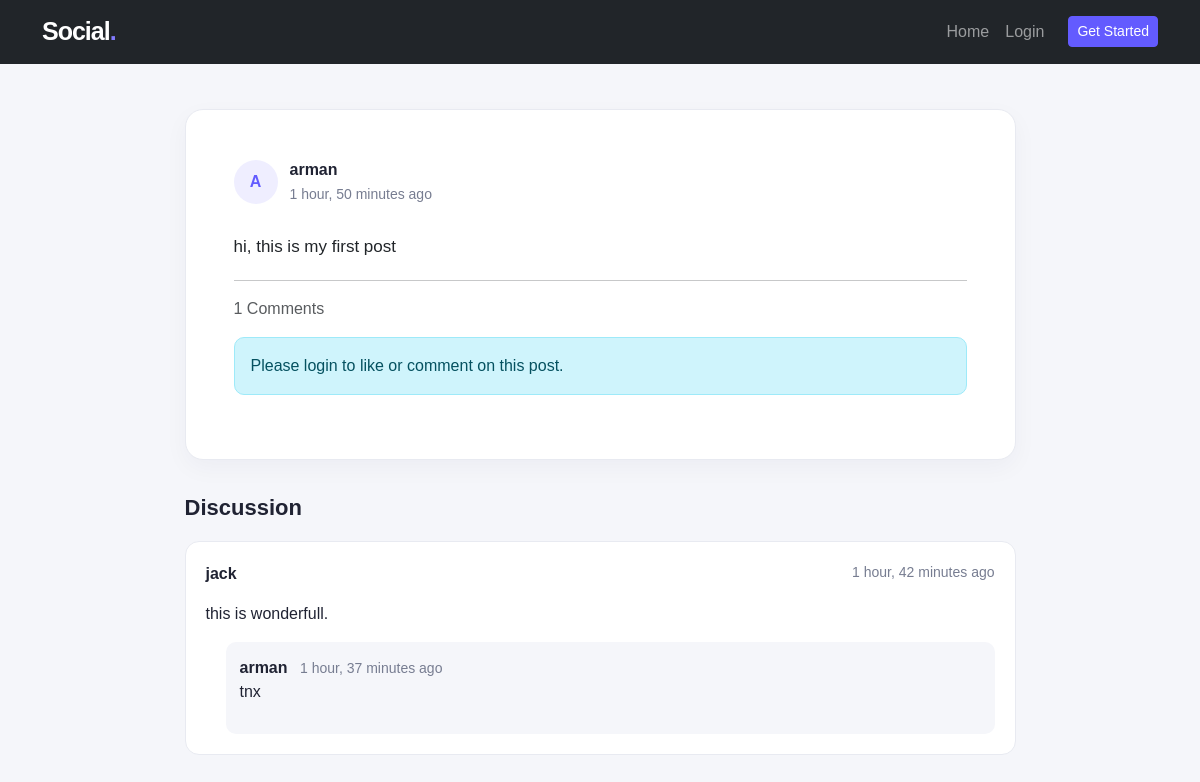
/post/1/hi-this-is-my-first-post, run on the app's committed database.
### home/models.py (models this page shows, shortened)
class Post(models.Model):
    user=models.ForeignKey(User,on_delete=models.CASCADE , related_name='posts')
    body=models.TextField()
    slug=models.SlugField()
    created=models.DateTimeField(auto_now_add=True)
    updated=models.DateTimeField(auto_now=True)
    class Meta:
        ordering=('-created','body')

class Comment(models.Model):
    user=models.ForeignKey(User, on_delete=models.CASCADE, related_name='ucomment')
    post=models.ForeignKey(Post, on_delete=models.CASCADE, related_name='pcomment')
    reply=models.ForeignKey('self', on_delete=models.CASCADE , related_name='rcomment', blank=True , null=True)
    is_reply=models.BooleanField(default=False)
    body=models.TextField(max_length=400)
    created=models.DateTimeField(auto_now_add=True)

### home/views.py (the view, shortened to what this page needs)
# urls.py: path('post/<int:post_id>/<slug:post_slug>',views.PostDetailView.as_view(), name='post_detail'),
class PostDetailView(View):
    form_class=CommentCreateForm
    form_class_reply=CommentReplyForm
    def setup(self, request, *args, **kwargs):
        self.post_instance=get_object_or_404(Post, pk=kwargs['post_id'],slug=kwargs['post_slug'])
        return super().setup(request, *args, **kwargs)
    def get(self, request, *args, **kwargs):
        comments=self.post_instance.pcomment.filter(is_reply=False)
        can_like=False
        if request.user.is_authenticated and self.post_instance.user_can_like(request.user):
            can_like=True
        return render(request,'home/detail.html', {'post':self.post_instance , 'comments':comments ,
                                                    'form':self.form_class ,'reply_form':self.form_class_reply , 'can_like':can_like})

### home/templates/home/detail.html (shortened to what this page needs)
{% extends 'base.html' %}
{% block content %}
<div class="row justify-content-center">
    <div class="col-lg-9">
        <article class="card detail-card">
            <div class="card-body p-4 p-md-5">
                <div class="post-author mb-4">
                    <div class="avatar-circle">
                        {{ post.user.username|first|upper }}
                    </div>
                    <div>
                        <a href="{% url 'account:user_profile' post.user.id %}"
                           class="author-name">
                            {{ post.user.username }}
                        </a>
                        <small>{{ post.updated|timesince }} ago</small>
                    </div>
                </div>
                <div class="post-content">
                    {{ post.body|linebreaks }}
                </div>
                <hr>
                <p class="text-muted">{{ comments.count }} Comments</p>
                {% if request.user.is_authenticated %}
                    <a href="{% url 'home:post_like' post.id %}"
                       class="btn btn-primary mb-4 {% if can_like %}disabled{% endif %}">
                        ♥ Like {{ post.likes_count }}
                    </a>
                    <form action="" method="post" class="comment-form">
                        {% csrf_token %}
                        {{ form.as_p }}
                        <button type="submit" class="btn btn-primary">
                            Send Comment
                        </button>
                    </form>
                {% else %}
                    <div class="alert alert-info">
                        Please login to like or comment on this post.
                    </div>
                {% endif %}
            </div>
        </article>
        <section class="comments-section">
            <h3>Discussion</h3>
            {% for comment in comments %}
                <div class="comment-card">
                    <div class="comment-header">
                        <strong>{{ comment.user }}</strong>
                        <small>{{ comment.created|timesince }} ago</small>
                    </div>
                    <p>{{ comment.body|linebreaks }}</p>
                    {% with replies=comment.rcomment.all %}
                        {% for reply in replies %}
                            <div class="reply-card">
                                <strong>{{ reply.user }}</strong>
                                <small>{{ reply.created|timesince }} ago</small>
                                <p>{{ reply.body }}</p>
                            </div>
                        {% endfor %}
                    {% endwith %}
                </div>
            {% empty %}
                <div class="empty-state">
                    No comments yet.
                </div>
            {% endfor %}
        </section>
    </div>
</div>
{% endblock %}

### templates/base.html (shortened to what this page needs)
{% load static %}
<!DOCTYPE html>
<html lang="en">
<head>
    <link href="https://cdn.jsdelivr.net/npm/bootstrap@5.3.3/dist/css/bootstrap.min.css" rel="stylesheet">
    <link rel="stylesheet" href="{% static 'css/style.css' %}">
</head>
<body>
    {% include 'inc/navbar.html' %}
    <main class="container main-container">
        {% block content %}{% endblock %}
    </main>
</body>
</html>

### templates/inc/navbar.html (shortened to what this page needs)
<nav class="navbar navbar-expand-lg navbar-dark bg-dark">
    <div class="container">
        <a class="navbar-brand fw-bold" href="{% url 'home:home' %}">
            Social<span class="brand-dot">.</span>
        </a>
        <div class="collapse navbar-collapse" id="mainNavbar">
            <div class="navbar-nav ms-auto align-items-lg-center">
                <a class="nav-link" href="{% url 'home:home' %}">Home</a>
                {% if request.user.is_authenticated %}
                    <a class="nav-link" href="{% url 'account:user_profile' request.user.id %}">
                        Profile
                    </a>
                    <a class="nav-link" href="{% url 'account:user_logout' %}">
                        Logout
                    </a>
                    {% if request.user.is_staff %}
                        <a class="nav-link" href="{% url 'admin:index' %}">
                            Admin Panel
                        </a>
                    {% endif %}
                {% else %}
                    <a class="nav-link" href="{% url 'account:user_login' %}">
                        Login
                    </a>
                    <a class="btn btn-primary btn-sm ms-lg-3 mt-2 mt-lg-0"
                       href="{% url 'account:user_register' %}">
                        Get Started
                    </a>
                {% endif %}
            </div>
        </div>
    </div>
</nav>

### static/css/style.css (style rules this page uses)
:root { --primary: #635bff; --primary-dark: #5148e5; --background: #f5f6fa; --text: #202333; --muted: #777d91; --border: #e8eaf1; }
body { background: var(--background); color: var(--text); font-family: Arial, sans-serif; min-height: 100vh; }
.navbar-brand { font-size: 25px; letter-spacing: -1px; }
.brand-dot { color: #827bff; }
.main-container { padding-top: 45px; padding-bottom: 70px; }
.btn-primary { background: var(--primary); border-color: var(--primary); }
.detail-card { border: 1px solid var(--border); border-radius: 18px; box-shadow: 0 8px 25px rgba(30, 35, 70, 0.04); }
.post-author { display: flex; align-items: center; gap: 12px; }
.avatar-circle, .profile-avatar { display: flex; align-items: center; justify-content: center; background: #efeeff; color: var(--primary); border-radius: 50%; font-weight: bold; }
.avatar-circle { width: 44px; height: 44px; }
.author-name { display: block; color: var(--text); text-decoration: none; font-weight: bold; }
.post-author small, .comment-header small { color: var(--muted); }
.post-content { font-size: 17px; line-height: 2; overflow-wrap: anywhere; }
.comments-section { margin-top: 35px; }
.comments-section h3 { font-size: 22px; margin-bottom: 20px; font-weight: bold; }
.comment-card { background: white; border: 1px solid var(--border); border-radius: 14px; padding: 20px; margin-bottom: 15px; }
.comment-header { display: flex; justify-content: space-between; gap: 10px; margin-bottom: 12px; }
.comment-card p { overflow-wrap: anywhere; }
.reply-card { background: #f5f6fa; border-radius: 10px; padding: 14px; margin: 12px 0 0 20px; }
.reply-card small { color: var(--muted); margin-left: 8px; }
.alert { border-radius: 10px; }

### data on the page
Post: user.username|first "A", user.username "arman", updated "1 hour, 50 minutes", body "hi, this is my first post"
Comment: user "jack", created "1 hour, 42 minutes", body "this is wonderfull."
Comment: user "arman", created "1 hour, 37 minutes", body "tnx"

### other printed values
{{ comments.count }} "1"
